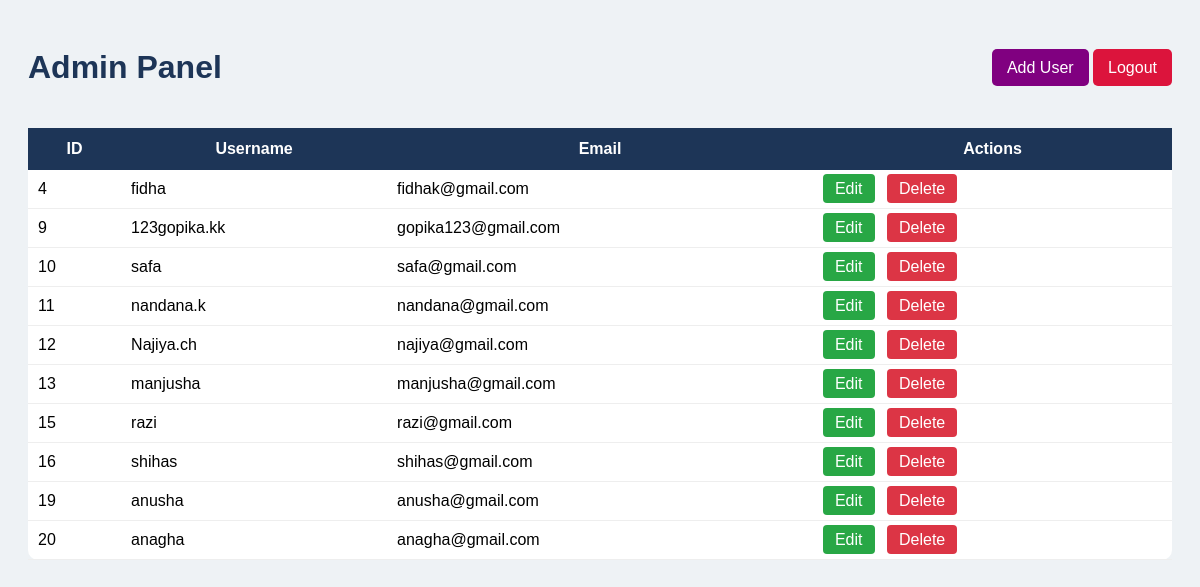
The app's page /admin_dashboard/ (signed in), older data.
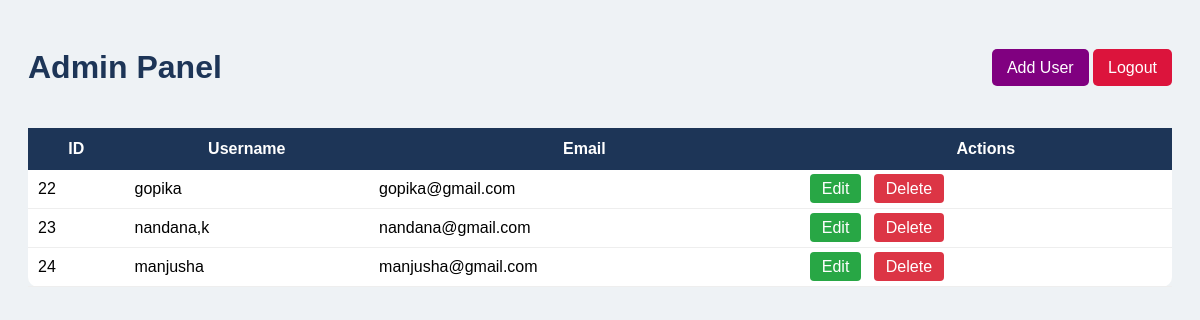
The same page, newer data.
### all/models.py (models this page shows)
class Profile(models.Model):
    username = models.CharField(max_length=100, unique=True)
    email = models.EmailField()
    password = models.CharField(max_length=100)

### all/views.py (the view)
# urls.py: path("admin_dashboard/", views.admin_dashboard, name="admin_dashboard"),
@never_cache
def admin_dashboard(request):
    if "admin_id" not in request.session:
        return redirect("admin_login")
    users = Profile.objects.all()
    return render(request, "admin_dashboard.html", {"users": users})

### all/templates/admin_dashboard.html (shortened to what this page needs)
<!DOCTYPE html>
<html lang="en">
<head>
</head>
<body>
<div class="header">
    <h1>Admin Panel</h1>
    <div>
        <a class="btn add" href="{% url 'add_user' %}">Add User</a>
        <a class="btn logout" href="{% url 'admin_logout' %}">Logout</a>
    </div>
</div>
<table>
    <thead>
        <tr>
            <th>ID</th>
            <th>Username</th>
            <th>Email</th>
            <th>Actions</th>
        </tr>
    </thead>
    <tbody>
        {% for user in users %}
        <tr>
            <td>{{ user.id }}</td>
            <td>{{ user.username }}</td>
            <td>{{ user.email }}</td>
            <td>
                <a href="{% url 'edit_user' user.id %}" class="edit">Edit</a>
                <a href="{% url 'delete_user' user.id %}" class="delete">Delete
                </a>
            </td>
        </tr>
        {% endfor %}
    </tbody>
</table>
</body>
</html>

Row changes from the older to the newer data that the page shows:
removed Profile: id "4", username "fidha", email "fidhak@gmail.com"
removed Profile: id "9", username "123gopika.kk", email "gopika123@gmail.com"
removed Profile: id "10", username "safa", email "safa@gmail.com"
removed Profile: id "11", username "nandana.k", email "nandana@gmail.com"
removed Profile: id "12", username "Najiya.ch", email "najiya@gmail.com"
removed Profile: id "13", username "manjusha", email "manjusha@gmail.com"
removed Profile: id "15", username "razi", email "razi@gmail.com"
removed Profile: id "16", username "shihas", email "shihas@gmail.com"
removed Profile: id "19", username "anusha", email "anusha@gmail.com"
removed Profile: id "20", username "anagha", email "anagha@gmail.com"
added Profile: id "22", username "gopika", email "gopika@gmail.com"
added Profile: id "23", username "nandana,k", email "nandana@gmail.com"
added Profile: id "24", username "manjusha", email "manjusha@gmail.com"
